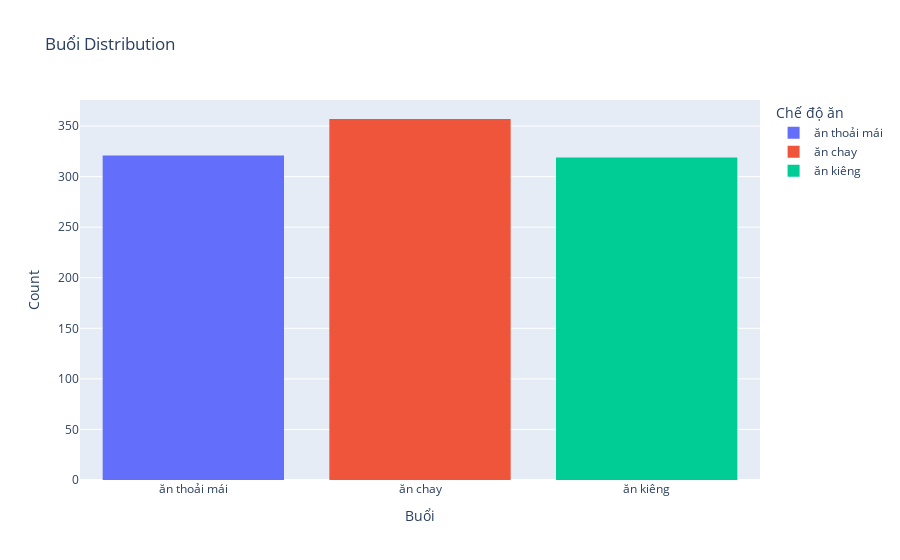

Notebook source saved alongside this figure:
### Code cell
fig = px.histogram(data, x='Chế độ ăn', color='Chế độ ăn', title='Buổi Distribution')
fig.update_layout(xaxis_title='Buổi', yaxis_title='Count')
fig.show()

### Figure 1 — Plotly figure (JSON) as saved in the notebook; plotly's stock layout.template omitted (floating-point values rounded to 4 significant figures; data arrays with more than 128 entries replaced by an {"elided": "..."} marker saying what was removed)
{"data": [{"alignmentgroup": "True", "bingroup": "x", "hovertemplate": "Chế độ ăn=%{x}<br>count=%{y}<extra></extra>", "legendgroup": "ăn thoải mái", "marker": {"color": "#636efa", "pattern": {"shape": ""}}, "name": "ăn thoải mái", "offsetgroup": "ăn thoải mái", "orientation": "v", "showlegend": true, "type": "histogram", "x": {"elided": "321 str values"}, "xaxis": "x", "yaxis": "y"}, {"alignmentgroup": "True", "bingroup": "x", "hovertemplate": "Chế độ ăn=%{x}<br>count=%{y}<extra></extra>", "legendgroup": "ăn chay", "marker": {"color": "#EF553B", "pattern": {"shape": ""}}, "name": "ăn chay", "offsetgroup": "ăn chay", "orientation": "v", "showlegend": true, "type": "histogram", "x": {"elided": "357 str values"}, "xaxis": "x", "yaxis": "y"}, {"alignmentgroup": "True", "bingroup": "x", "hovertemplate": "Chế độ ăn=%{x}<br>count=%{y}<extra></extra>", "legendgroup": "ăn kiêng", "marker": {"color": "#00cc96", "pattern": {"shape": ""}}, "name": "ăn kiêng", "offsetgroup": "ăn kiêng", "orientation": "v", "showlegend": true, "type": "histogram", "x": {"elided": "319 str values"}, "xaxis": "x", "yaxis": "y"}], "layout": {"barmode": "relative", "legend": {"title": {"text": "Chế độ ăn"}, "tracegroupgap": 0}, "title": {"text": "Buổi Distribution"}, "xaxis": {"anchor": "y", "categoryarray": ["ăn thoải mái", "ăn chay", "ăn kiêng"], "categoryorder": "array", "domain": [0, 1], "title": {"text": "Buổi"}}, "yaxis": {"anchor": "x", "domain": [0, 1], "title": {"text": "Count"}}}}
